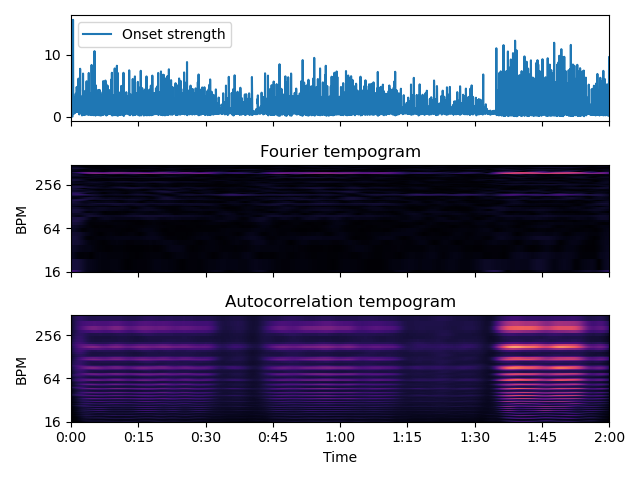

Here is the Python script that generated this plot:
import librosa
import librosa.feature as feature
import librosa.display
import matplotlib.pyplot as plt
import numpy as np


# Compute local onset autocorrelation
y, sr = librosa.load('songs/Duvet.mp3', duration=120)
hop_length = 512
oenv = librosa.onset.onset_strength(y=y, sr=sr, hop_length=hop_length)
tempogram = librosa.feature.fourier_tempogram(onset_envelope=oenv, sr=sr,
                                              hop_length=hop_length)
# Compute the auto-correlation tempogram, unnormalized to make comparison easier
ac_tempogram = librosa.feature.tempogram(onset_envelope=oenv, sr=sr,
                                         hop_length=hop_length, norm=None)

fig, ax = plt.subplots(nrows=3, sharex=True)
ax[0].plot(librosa.times_like(oenv), oenv, label='Onset strength')
ax[0].legend(frameon=True)
ax[0].label_outer()
librosa.display.specshow(np.abs(tempogram), sr=sr, hop_length=hop_length,
                         x_axis='time', y_axis='fourier_tempo', cmap='magma',
                         ax=ax[1])
ax[1].set(title='Fourier tempogram')
ax[1].label_outer()
librosa.display.specshow(ac_tempogram, sr=sr, hop_length=hop_length,
                         x_axis='time', y_axis='tempo', cmap='magma',
                         ax=ax[2])
ax[2].set(title='Autocorrelation tempogram')

plt.tight_layout()
plt.show()
